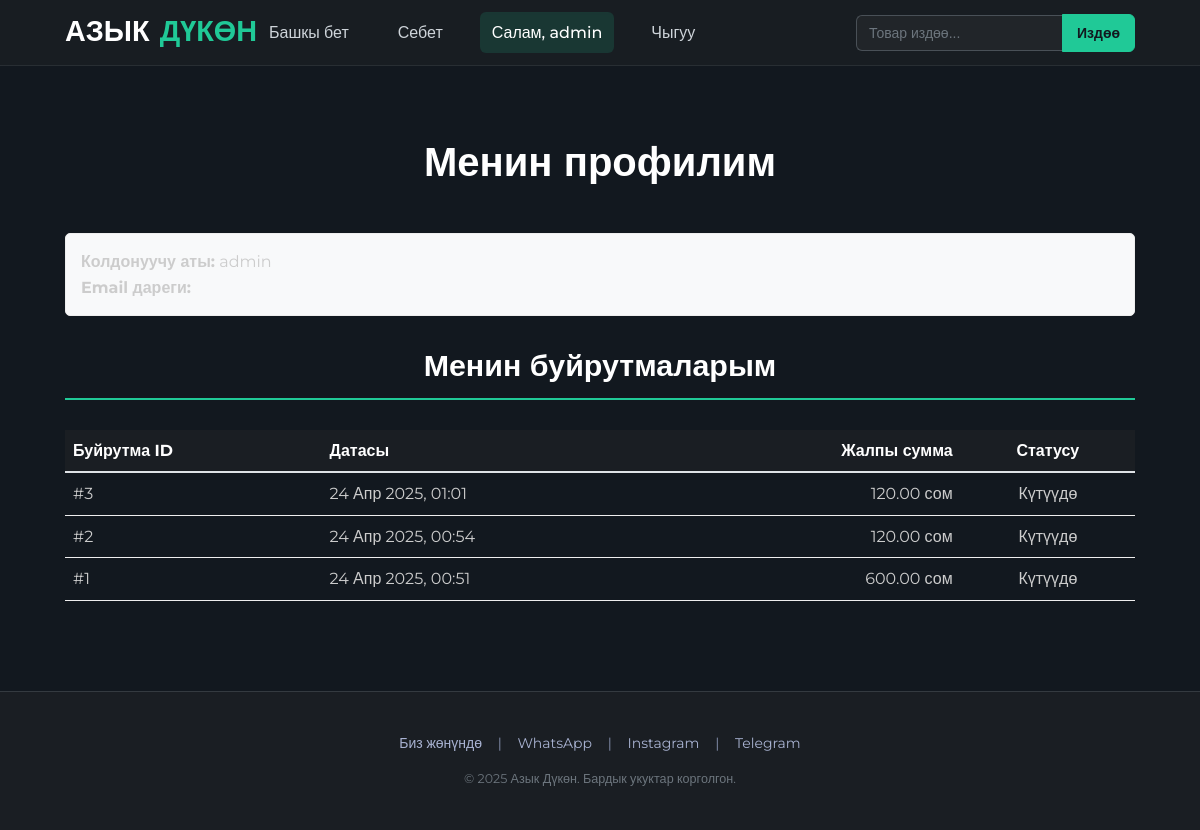
/profile/ (signed in), run on the app's committed database.
### store/models.py (models this page shows, shortened)
class Order(models.Model):
    STATUS_CHOICES = [('pending',_('Күтүүдө')), ('processing',_('Иштелүүдө')), ('shipped',_('Жолдо')), ('delivered',_('Жеткирилди')), ('cancelled',_('Жокко чыгарылды'))]
    user = models.ForeignKey(User, on_delete=models.SET_NULL, null=True, blank=True, verbose_name=_("Колдонуучу"))
    first_name = models.CharField(_("Аты"), max_length=100, blank=False)
    last_name = models.CharField(_("Фамилиясы"), max_length=100, blank=False)
    guest_phone = models.CharField(_("Байланыш телефону"), max_length=20, blank=False)
    shipping_address = models.TextField(_("Жеткирүү дареги"), blank=False)
    created_at = models.DateTimeField(auto_now_add=True, verbose_name=_("Түзүлгөн убактысы"))
    updated_at = models.DateTimeField(auto_now=True, verbose_name=_("Жаңыртылган убактысы"))
    total_amount = models.DecimalField(max_digits=12, decimal_places=2, default=0.00, verbose_name=_("Жалпы суммасы"))
    status = models.CharField(max_length=20, choices=STATUS_CHOICES, default='pending', verbose_name=_("Абалы (статусу)"))
    class Meta: verbose_name = _("Буйрутма"); verbose_name_plural = _("Буйрутмалар"); ordering = ['-created_at']

### store/views.py (the view)
# urls.py: path('profile/', views.user_profile, name='profile'),
@login_required
def user_profile(request):
    user_orders = Order.objects.filter(user=request.user).order_by('-created_at')
    context = {'user': request.user, 'orders': user_orders}
    return render(request, 'store/profile.html', context)

### store/cart.py (called while the page is built)
    def __len__(self):
        return sum(item['quantity'] for item in self.cart.values())

### store/context_processors.py (called while the page is built)
def cart(request):
    return {'cart': Cart(request)}

### templates/store/profile.html (shortened to what this page needs)
{% extends "store/base.html" %}
{% load static %}
{% load i18n %}
{% block content %}
    <h1>{% trans "Менин профилим" %}</h1>
    <div class="profile-info" style="margin-bottom: 30px; padding: 15px; background-color: #f8f9fa; border: 1px solid #eee; border-radius: 5px;">
        <p><strong>{% trans "Колдонуучу аты" %}:</strong> {{ user.username }}</p>
        <p><strong>{% trans "Email дареги" %}:</strong> {{ user.email }}</p>
    </div>
    <h2>{% trans "Менин буйрутмаларым" %}</h2>
    <div class="order-history">
        {% if orders %}
            <table style="width: 100%; border-collapse: collapse;">
                <thead>
                    <tr>
                        <th style="text-align: left; padding: 8px; border-bottom: 2px solid #dee2e6;">{% trans "Буйрутма ID" %}</th>
                        <th style="text-align: left; padding: 8px; border-bottom: 2px solid #dee2e6;">{% trans "Датасы" %}</th>
                        <th style="text-align: right; padding: 8px; border-bottom: 2px solid #dee2e6;">{% trans "Жалпы сумма" %}</th>
                        <th style="text-align: center; padding: 8px; border-bottom: 2px solid #dee2e6;">{% trans "Статусу" %}</th>
                    </tr>
                </thead>
                <tbody>
                    {% for order in orders %}
                        <tr>
                            <td style="padding: 8px; border-bottom: 1px solid #eee;">#{{ order.id }}</td>
                            <td style="padding: 8px; border-bottom: 1px solid #eee;">{{ order.created_at|date:"d M Y, H:i" }}</td>
                            <td style="padding: 8px; border-bottom: 1px solid #eee; text-align: right;">{{ order.total_amount }} сом</td>
                            <td style="padding: 8px; border-bottom: 1px solid #eee; text-align: center;">{{ order.get_status_display }}</td>
                        </tr>
                    {% endfor %}
                </tbody>
            </table>
        {% else %}
            <p>{% trans "Сизде азырынча буйрутмалар жок." %}</p>
        {% endif %}
    </div>
{% endblock %}

### templates/store/base.html (shortened to what this page needs)
{% load static %}
{% load i18n %}
<!DOCTYPE html>
<html lang="kg">
<head>
    <link rel="stylesheet" href="{% static 'css/style.css' %}">
</head>
<body>
    <header>
        <nav class="main-nav">
            <div class="nav-container">
                <div class="logo">
                    <a href="{% url 'store:home' %}"> <span class="logo-part1">АЗЫК</span><span class="logo-part2"> ДҮКӨН</span></a>
                </div>
                <div class="nav-links">
                    <a href="{% url 'store:home' %}" class="nav-item {% if request.resolver_match.url_name == 'home' %}active{% endif %}">
                        {% trans "Башкы бет" %}
                    </a>
                    <a href="{% url 'store:cart_detail' %}" class="nav-item {% if request.resolver_match.url_name == 'cart_detail' %}active{% endif %}">
                        {% trans "Себет" %}
                    </a>
                    {% if user.is_authenticated %}
                        <a href="{% url 'store:profile' %}" class="nav-item {% if request.resolver_match.url_name == 'profile' %}active{% endif %}">
                        </a>
                        <form action="{% url 'logout' %}" method="post" style="display: inline; margin: 0; padding: 0;">
                            <button type="submit" class="nav-item">
                                {% trans "Чыгуу" %}
                            </button>
                        </form>
                    {% else %}
                        <a href="{% url 'login' %}" class="nav-item {% if 'login' in request.path %}active{% endif %}">{% trans "Кирүү" %}</a>
                        <a href="{% url 'store:signup' %}" class="nav-item {% if request.resolver_match.url_name == 'signup' %}active{% endif %}">{% trans "Катталуу" %}</a>
                    {% endif %}
                </div>
                <div class="search-form-container">
                    <form method="get" action="{% url 'store:search_results' %}" >
                        <input type="text" name="q" placeholder="Товар издөө..." required class="search-input">
                        <button type="submit" class="search-button">
                            Издөө
                        </button>
                    </form>
                </div>
            </div>
        </nav>
    </header>
    <main class="container">
        {% block content %}{% endblock %}
    </main>
    <footer>
        <nav>
            <a href="{% url 'store:about' %}">{% trans "Биз жөнүндө" %}</a> |
            <a href="https://wa.me/996990686854" target="_blank" rel="noopener noreferrer">WhatsApp</a> |
            <a href="https://www.instagram.com/akmatova._.n/" target="_blank" rel="noopener noreferrer">Instagram</a> |
            <a href="https://t.me/Акматова Назира" target="_blank" rel="noopener noreferrer">Telegram</a>
        </nav>
        <p>© {% now "Y" %} Азык Дүкөн. {% trans "Бардык укуктар корголгон." %}</p>
    </footer>
</body>
</html>

### static/css/style.css (style rules this page uses)
* { margin: 0; padding: 0; box-sizing: border-box; }
body { font-family: 'Montserrat', sans-serif; line-height: 1.6; color: #cccccc; background-color: #12181f; font-size: 16px; -webkit-font-smoothing: antialiased; -moz-osx-font-smoothing: grayscale; }
.container { max-width: 1100px; margin-left: auto; margin-right: auto; padding-left: 15px; padding-right: 15px; }
main.container { margin-top: 25px; margin-bottom: 35px; padding-top: 20px; padding-bottom: 30px; }
h1, h2, h3, h4, h5, h6 { margin-bottom: 1rem; color: #ffffff; font-weight: 700; line-height: 1.3; }
h1 { text-align: center; margin-top: 25px; margin-bottom: 45px; font-size: 2.5em; }
h2 { text-align: center; margin-bottom: 30px; font-size: 1.9em; border-bottom: 2px solid #20C997; padding-bottom: 12px; }
a { color: #20C997; text-decoration: none; transition: color 0.3s ease; }
button { cursor: pointer; font-family: inherit; }
header { background: rgba(26, 30, 35, 0.90); border-bottom: 1px solid rgba(52, 58, 64, 0.6); position: sticky; top: 0; z-index: 1020; backdrop-filter: blur(8px); -webkit-backdrop-filter: blur(8px); }
nav.main-nav .nav-container { display: flex; justify-content: space-between; align-items: center; max-width: 1100px; margin: 0 auto; padding: 0 15px; height: 65px; }
nav.main-nav .logo a { font-size: 1.8rem; font-weight: 700; text-decoration: none; line-height: 1; color: #ffffff; }
.logo-part1 { color: #ffffff; }
.logo-part2 { color: #20C997; margin-left: 2px; }
nav.main-nav .nav-links { display: flex; align-items: center; gap: 25px; }
nav.main-nav .nav-item { color: #ced4da; text-decoration: none; font-weight: 500; font-size: 1rem; padding: 8px 12px; border-bottom: 3px solid transparent; transition: color 0.2s ease, border-color 0.2s ease, background-color 0.2s ease; background: none; border: none; cursor: pointer; font-family: inherit; border-radius: 6px; }
nav.main-nav .nav-item:hover, nav.main-nav .nav-item.active { color: #ffffff; background-color: rgba(32, 201, 151, 0.15); border-bottom-color: #20C997; }
nav.main-nav button.nav-item { vertical-align: baseline; }
.search-form-container { margin-left: auto; padding-left: 25px; }
.search-form-container form { display: flex; align-items: center; }
.search-form-container .search-input { padding: 9px 12px; border: 1px solid #495057; border-right: none; border-radius: 6px 0 0 6px; min-width: 180px; font-size: 14px; background-color: #212529; color: #ced4da; }
.search-form-container .search-input::placeholder { color: #6c757d; }
.search-form-container .search-button { padding: 9px 14px; background-color: #20C997; color: #12181f; border: 1px solid #20C997; border-radius: 0 6px 6px 0; cursor: pointer; font-size: 14px; font-weight: 600; transition: background-color 0.2s ease, border-color 0.2s ease; }
footer { text-align: center; padding: 40px 15px; margin-top: 60px; border-top: 1px solid #343A40; background-color: #1A1E23; color: #8892b0; font-size: 14px; }
footer nav { margin-bottom: 15px; }
footer nav a { color: #a8b2d1; text-decoration: none; margin: 0 12px; }
footer p { margin-top: 15px; font-size: 0.9em; color: #6c757d; }
.order-history table { color: #cccccc; }
.order-history thead th { background-color: #1A1E23; border-bottom-color: #343A40; color: #ffffff; }
.order-history tbody td { border-bottom-color: #343A40; }

### data on the page
Order: id "3", created_at "24 Апр 2025, 01:01", total_amount "120.00", status "Күтүүдө"
Order: id "2", created_at "24 Апр 2025, 00:54", total_amount "120.00", status "Күтүүдө"
Order: id "1", created_at "24 Апр 2025, 00:51", total_amount "600.00", status "Күтүүдө"

### other printed values
{{ user.username }} "admin"
